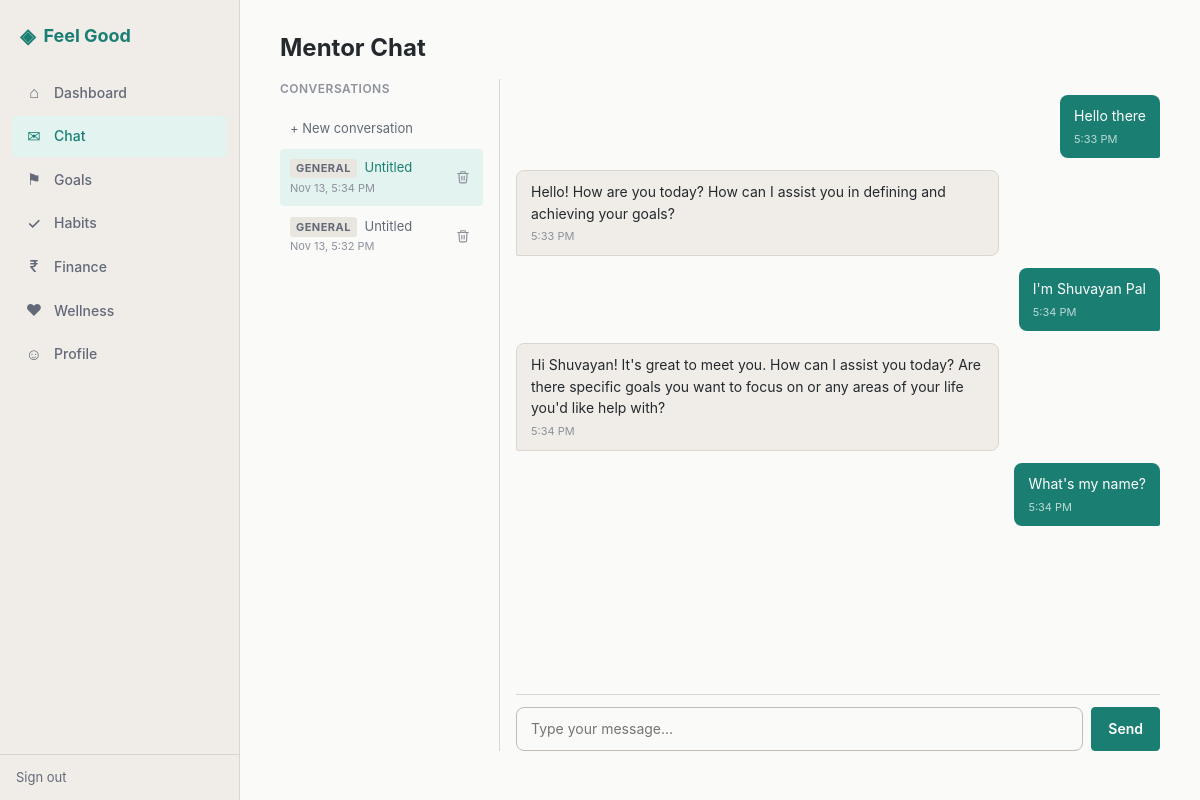
/chat/17/ (signed in), run on the app's committed database.
### mentor/models.py (models this page shows, shortened)
class Conversation(models.Model):
    class Purpose(models.TextChoices):
        ONBOARDING = 'onboarding', 'Onboarding'
        CHECK_IN = 'check_in', 'Check-in'
        PLANNING = 'planning', 'Planning'
        GENERAL = 'general', 'General'
    user = models.ForeignKey(
        settings.AUTH_USER_MODEL, on_delete=models.CASCADE, related_name='conversations'
    )
    purpose = models.CharField(max_length=20, choices=Purpose.choices, default=Purpose.GENERAL)
    summary = models.TextField(blank=True)
    started_at = models.DateTimeField(auto_now_add=True)
    last_message_at = models.DateTimeField(auto_now=True)
    is_active = models.BooleanField(default=True)
    class Meta:
        db_table = 'conversations'
        ordering = ['-last_message_at']

class Message(models.Model):
    class Role(models.TextChoices):
        USER = 'user', 'User'
        ASSISTANT = 'assistant', 'Assistant'
        SYSTEM = 'system', 'System'
    conversation = models.ForeignKey(
        Conversation, on_delete=models.CASCADE, related_name='messages'
    )
    role = models.CharField(max_length=10, choices=Role.choices)
    content = models.TextField()
    tool_calls = models.JSONField(null=True, blank=True)
    tool_results = models.JSONField(null=True, blank=True)
    tokens_used = models.IntegerField(null=True, blank=True)
    created_at = models.DateTimeField(auto_now_add=True)
    class Meta:
        db_table = 'messages'
        ordering = ['created_at']

### mentor/views.py (the view)
# urls.py: path('chat/', chat_view, name='chat'),
@login_required
def chat_view(request, conversation_id=None):
    conversations = Conversation.objects.filter(user=request.user).order_by('-last_message_at')
    chat_messages = []
    current_conversation = None
    if conversation_id:
        current_conversation = get_object_or_404(
            Conversation, id=conversation_id, user=request.user
        )
        chat_messages = current_conversation.messages.order_by('created_at', 'id')
    return render(request, 'mentor/chat.html', {
        'conversations': conversations,
        'conversation': current_conversation,
        'chat_messages': chat_messages,
    })

### templates/mentor/chat.html (shortened to what this page needs)
{% extends 'base.html' %}
{% block content %}
<div class="page-header mb-2">
  <h1>Mentor Chat</h1>
</div>
<div class="chat-layout">
  <div class="chat-sidebar">
    <h3>Conversations</h3>
    <a href="{% url 'chat' %}" class="conv-item {% if not conversation %}active{% endif %}">
      + New conversation
    </a>
    {% for conv in conversations %}
      <div class="conv-row">
        <a href="{% url 'chat_conversation' conv.id %}"
           class="conv-item {% if conversation and conversation.id == conv.id %}active{% endif %}">
          <span class="badge badge-muted" style="margin-right:0.25rem;">{{ conv.get_purpose_display }}</span>
          {{ conv.summary|default:"Untitled"|truncatechars:30 }}
          <span class="conv-date">{{ conv.last_message_at|date:"M j, g:i A" }}</span>
        </a>
        <button type="button" class="conv-delete" data-delete-conversation="{{ conv.id }}"
                title="Delete conversation"
                aria-label="Delete conversation from {{ conv.last_message_at|date:'M j, g:i A' }}">
        </button>
      </div>
    {% endfor %}
  </div>
  <div class="chat-area">
    <div class="chat-messages" id="chat-messages">
      {% if conversation %}
        {% for msg in chat_messages %}
          <div class="msg {% if msg.role == 'user' %}msg-user{% else %}msg-assistant{% endif %}">
            {{ msg.content }}
            <div class="msg-time">{{ msg.created_at|date:"g:i A" }}</div>
          </div>
        {% empty %}
          <div class="msg msg-assistant">
            Hello! I'm your Feel Good mentor. What would you like to work on today?
          </div>
        {% endfor %}
      {% else %}
        <div class="chat-empty" id="chat-empty">
          <div class="icon">&#9993;</div>
          <h3>Start a conversation with your mentor</h3>
          <p class="text-muted">Ask a question, set a goal, or check in on your progress.</p>
        </div>
      {% endif %}
    </div>
    <form class="chat-input" id="chat-form">
      <input type="text" id="chat-input"
             placeholder="{% if conversation %}Type your message...{% else %}Type your message to start...{% endif %}"
             autocomplete="off" required>
      <button type="submit" class="btn btn-primary">Send</button>
    </form>
  </div>
</div>
{% endblock %}

### templates/base.html (shortened to what this page needs)
{% load static %}<!DOCTYPE html>
<html lang="en">
<head>
  <link rel="stylesheet" href="{% static 'css/main.css' %}">
</head>
<body class="{% if not user.is_authenticated %}no-sidebar{% endif %}">
<div class="layout">
  {% if user.is_authenticated %}
  <nav class="sidebar" id="sidebar">
    <div class="sidebar-logo">
      <span>&#9672;</span> Feel Good
    </div>
    <div class="sidebar-nav">
      <a href="{% url 'dashboard' %}" class="{% if request.path == '/dashboard/' %}active{% endif %}">
        <span class="nav-icon">&#8962;</span> Dashboard
      </a>
      <a href="{% url 'chat' %}" class="{% if '/chat' in request.path %}active{% endif %}">
        <span class="nav-icon">&#9993;</span> Chat
      </a>
      <a href="{% url 'goals_list' %}" class="{% if '/goals' in request.path %}active{% endif %}">
        <span class="nav-icon">&#9873;</span> Goals
      </a>
      <a href="{% url 'habits' %}" class="{% if request.path == '/habits/' %}active{% endif %}">
        <span class="nav-icon">&#10003;</span> Habits
      </a>
      <a href="{% url 'finance' %}" class="{% if request.path == '/finance/' %}active{% endif %}">
        <span class="nav-icon">&#8377;</span> Finance
      </a>
      <a href="{% url 'wellness' %}" class="{% if request.path == '/wellness/' %}active{% endif %}">
        <span class="nav-icon">&#9829;</span> Wellness
      </a>
      <a href="{% url 'profile' %}" class="{% if request.path == '/profile/' %}active{% endif %}">
        <span class="nav-icon">&#9786;</span> Profile
      </a>
    </div>
    <div class="sidebar-footer">
      <a href="{% url 'logout' %}">Sign out</a>
    </div>
  </nav>
  {% endif %}
  <main class="main-content">
    {% block content %}{% endblock %}
  </main>
</div>
</body>
</html>

### data on the page
Conversation: purpose "GENERAL", summary "Untitled", last_message_at "Nov 13, 5:34 PM"
Conversation: purpose "GENERAL", summary "Untitled", last_message_at "Nov 13, 5:32 PM"
Message: content "Hello there", created_at "5:33 PM"
Message: content "Hello! How are you today? How can I assist you in defining and achieving your goals?", created_at "5:33 PM"
Message: content "I'm Shuvayan Pal", created_at "5:34 PM"
Message: content "Hi Shuvayan! It's great to meet you. How can I assist you today? Are there specific goals you want to focus on or any areas of your life you'd like help with?", created_at "5:34 PM"
Message: content "What's my name?", created_at "5:34 PM"
